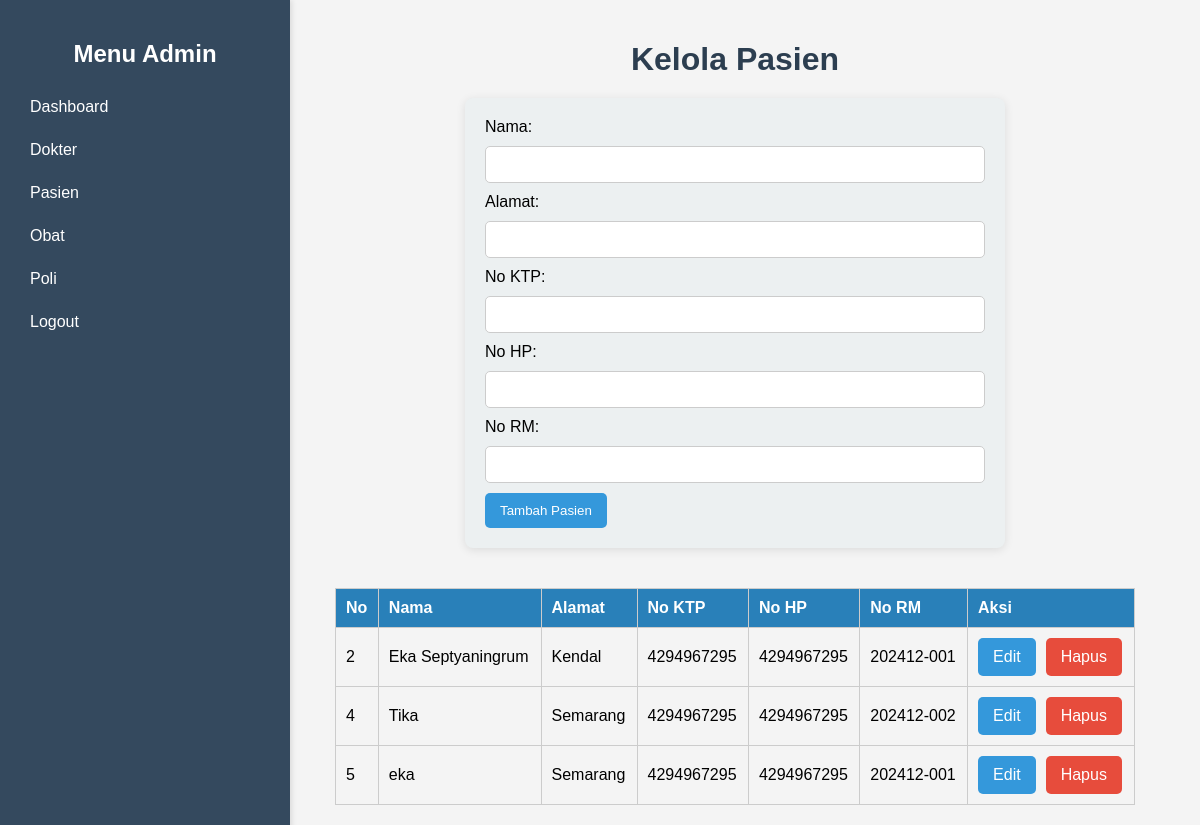
Screenshot of /pages/pasien.php with the database file from the repository.
### tables this page shows
CREATE TABLE `pasien` (
  `id` int(11) NOT NULL,
  `nama` varchar(150) NOT NULL,
  `alamat` varchar(255) NOT NULL,
  `no_ktp` int(10) UNSIGNED NOT NULL,
  `no_hp` int(10) UNSIGNED NOT NULL,
  `no_rm` char(10) DEFAULT NULL
);

### pages/pasien.php (the view, shortened to what this page needs)
<?php
include_once('../config/db.php');
$sql = "SELECT * FROM pasien";
$result = $conn->query($sql);
?>
<!DOCTYPE html>
<html lang="en">
<head>
    <link rel="stylesheet" href="https://cdnjs.cloudflare.com/ajax/libs/font-awesome/5.15.4/css/all.min.css">
</head>
<body>
    <div class="sidebar">
        <h2>Menu Admin</h2>
        <a href="dashboard_admin.php">Dashboard</a>
        <a href="dokter.php">Dokter</a>
        <a href="pasien.php">Pasien</a>
        <a href="obat.php">Obat</a>
        <a href="poli.php">Poli</a>
        <a href="../logout.php">Logout</a>
    </div>
    <div class="content">
        <h1>Kelola Pasien</h1>
        <form method="POST" action="">
            <?php if (isset($_GET['action']) && $_GET['action'] == 'edit' && isset($_GET['id'])): ?>
                <?php
                    $id = $_GET['id'];
                    $edit_pasien = null;
                    $sql_edit = "SELECT * FROM pasien WHERE id = $id";
                    $result_edit = $conn->query($sql_edit);
                    if ($result_edit->num_rows > 0) {
                        $edit_pasien = $result_edit->fetch_assoc();
                    }
                ?>
                <input type="hidden" name="action" value="edit">
                <input type="hidden" name="id" value="<?php echo $edit_pasien['id']; ?>">
                <label>Nama:</label>
                <input type="text" name="nama" value="<?php echo htmlspecialchars($edit_pasien['nama']); ?>" required>
                <label>Alamat:</label>
                <input type="text" name="alamat" value="<?php echo htmlspecialchars($edit_pasien['alamat']); ?>" required>
                <label>No KTP:</label>
                <input type="int" name="no_ktp" value="<?php echo htmlspecialchars($edit_pasien['no_ktp']); ?>" required>
                <label>No HP:</label>
                <input type="int" name="no_hp" value="<?php echo htmlspecialchars($edit_pasien['no_hp']); ?>" required>
                <label>No RM:</label>
                <input type="text" name="no_rm" value="<?php echo htmlspecialchars($edit_pasien['no_rm']); ?>">
                <button type="submit">Perbarui Pasien</button>
            <?php else: ?>
                <label>Nama:</label>
                <input type="text" name="nama" required>
                <label>Alamat:</label>
                <input type="text" name="alamat" required>
                <label>No KTP:</label>
                <input type="text" name="no_ktp" required>
                <label>No HP:</label>
                <input type="number" name="no_hp" required>
                <label>No RM:</label>
                <input type="text" name="no_rm">
                <button type="submit">Tambah Pasien</button>
            <?php endif; ?>
        </form>
        <table>
            <tr>
                <th>No</th>
                <th>Nama</th>
                <th>Alamat</th>
                <th>No KTP</th>
                <th>No HP</th>
                <th>No RM</th>
                <th>Aksi</th>
            </tr>
            <?php
            if ($result->num_rows > 0) {
                while ($pasien = $result->fetch_assoc()) {
                    echo "<tr>
                            <td>" . $pasien['id'] . "</td>
                            <td>" . htmlspecialchars($pasien['nama']) . "</td>
                            <td>" . htmlspecialchars($pasien['alamat']) . "</td>
                            <td>" . htmlspecialchars($pasien['no_ktp']) . "</td>
                            <td>" . htmlspecialchars($pasien['no_hp']) . "</td>
                            <td>" . htmlspecialchars($pasien['no_rm']) . "</td>
                            <td>
                                <div class='action-links'>
                                    <a href='?action=edit&id=" . $pasien['id'] . "' class='btn'>
                                        Edit
                                    </a>
                                    <a href='?action=delete&id=" . $pasien['id'] . "' class='btn btn-danger' onclick=\"return confirm('Apakah Anda yakin ingin menghapus pasien ini?');\">
                                        Hapus
                                    </a>
                                </div>
                            </td>
                          </tr>";
                }
            } else {
                echo "<tr><td colspan='7'>Tidak ada data pasien.</td></tr>";
            }
            ?>
        </table>
    </div>
</body>
</html>

### pages/pasien.php (style rules this page uses)
body { font-family: 'Arial', sans-serif; margin: 0; padding: 0; background-color: #f4f4f4; }
.sidebar { width: 250px; background-color: #34495e; color: white; padding: 20px; height: 100vh; position: fixed; box-shadow: 2px 0 5px rgba(0, 0, 0, 0.1); }
.sidebar h2 { text-align: center; margin-bottom: 20px; font-size: 24px; }
.sidebar a { display: block; color: white; text-decoration: none; padding: 10px; margin: 5px 0; border-radius: 5px; transition: background-color 0.3s, padding-left 0.3s; }
.content { margin-left: 270px; padding: 20px; flex-grow: 1; display: flex; flex-direction: column; align-items: center; }
h1 { color: #2c3e50; margin-bottom: 20px; }
form { background-color: #ecf0f1; padding: 20px; border-radius: 8px; box-shadow: 0 2px 10px rgba(0, 0, 0, 0.1); margin-bottom: 20px; width: 100%; max-width: 500px; }
form input { padding: 10px; margin: 10px 0; border: 1px solid #ccc; border-radius: 5px; width: calc(100% - 22px); }
form button { padding: 10px 15px; background-color: #3498db; color: white; border: none; border-radius: 5px; cursor: pointer; transition: background-color 0.3s; }
table { width: 100%; border-collapse: collapse; margin-top: 20px; max-width: 800px; }
table, th, td { border: 1px solid #ccc; }
th, td { padding: 10px; text-align: left; }
th { background-color: #2980b9; color: white; }
.action-links { display: flex; gap: 10px; }
.action-links a { padding: 10px 15px; background-color: #3498db; color: white; text-decoration: none; border-radius: 5px; transition: background-color 0.3s, transform 0.2s, box-shadow 0.2s; }
.action-links a.btn-danger { background-color: #e74c3c; }

### rows the page displays
pasien: id "2", nama "Eka Septyaningrum", alamat "Kendal", no_ktp "4294967295", no_hp "4294967295", no_rm "202412-001"
pasien: id "4", nama "Tika", alamat "Semarang", no_ktp "4294967295", no_hp "4294967295", no_rm "202412-002"
pasien: id "5", nama "eka", alamat "Semarang", no_ktp "4294967295", no_hp "4294967295", no_rm "202412-001"
